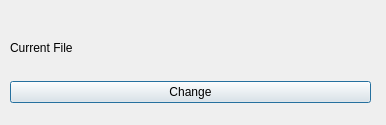
<?xml version="1.0" encoding="UTF-8"?>
<ui version="4.0">
 <class>MyStrategyDialog</class>
 <widget class="QDialog" name="MyStrategyDialog">
  <property name="geometry">
   <rect>
    <x>0</x>
    <y>0</y>
    <width>386</width>
    <height>125</height>
   </rect>
  </property>
  <property name="windowTitle">
   <string>Dialog</string>
  </property>
  <widget class="QWidget" name="">
   <property name="geometry">
    <rect>
     <x>10</x>
     <y>20</y>
     <width>361</width>
     <height>83</height>
    </rect>
   </property>
   <layout class="QVBoxLayout" name="verticalLayout">
    <item>
     <widget class="QLabel" name="info">
      <property name="text">
       <string>Current File</string>
      </property>
     </widget>
    </item>
    <item>
     <widget class="QPushButton" name="change">
      <property name="text">
       <string>Change</string>
      </property>
     </widget>
    </item>
   </layout>
  </widget>
 </widget>
 <resources/>
 <connections/>
</ui>
